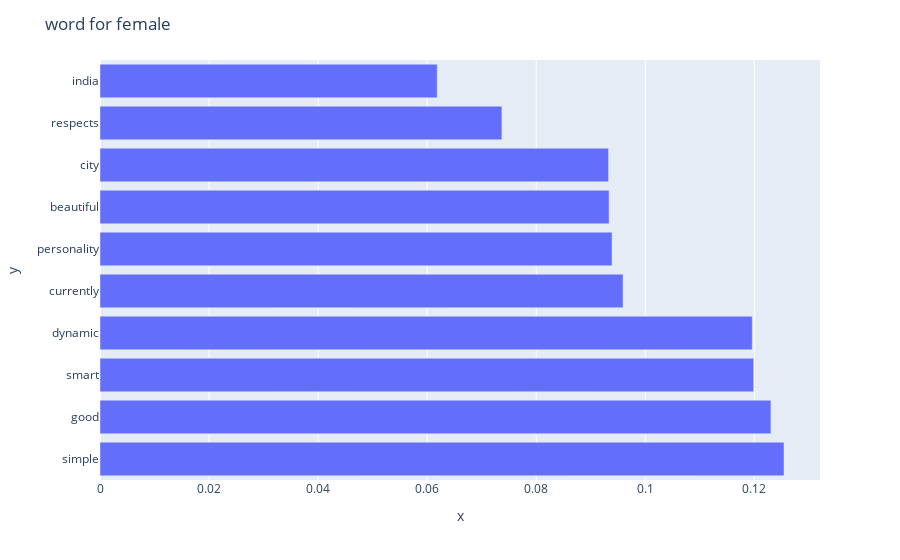

The cell this chart's notebook holds for it:
### Code cell
fig = px.bar(
    x=d['freq_rel'],
    y=d.word,
    orientation='h')
fig.update_layout(title="word for female")
fig.show()

### Figure 1 — Plotly figure (JSON) as saved in the notebook; plotly's stock layout.template omitted (floating-point values rounded to 4 significant figures)
{"data": [{"alignmentgroup": "True", "hovertemplate": "x=%{x}<br>y=%{y}<extra></extra>", "legendgroup": "", "marker": {"color": "#636efa", "pattern": {"shape": ""}}, "name": "", "offsetgroup": "", "orientation": "h", "showlegend": false, "textposition": "auto", "type": "bar", "x": [0.1254, 0.123, 0.1199, 0.1196, 0.09592, 0.09391, 0.09336, 0.09327, 0.07371, 0.06184], "xaxis": "x", "y": ["simple", "good", "smart", "dynamic", "currently", "personality", "beautiful", "city", "respects", "india"], "yaxis": "y"}], "layout": {"barmode": "relative", "legend": {"tracegroupgap": 0}, "margin": {"t": 60}, "title": {"text": "word for female"}, "xaxis": {"anchor": "y", "domain": [0, 1], "title": {"text": "x"}}, "yaxis": {"anchor": "x", "domain": [0, 1], "title": {"text": "y"}}}}
